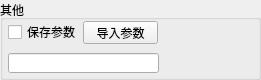
  <widget class="QGroupBox" name="groupBox_4">
   <property name="geometry">
    <rect>
     <x>717</x>
     <y>3</y>
     <width>261</width>
     <height>80</height>
    </rect>
   </property>
   <property name="title">
    <string>其他</string>
   </property>
   <widget class="QPushButton" name="pushButton_ImportParmFile">
    <property name="geometry">
     <rect>
      <x>83</x>
      <y>21</y>
      <width>75</width>
      <height>23</height>
     </rect>
    </property>
    <property name="text">
     <string>导入参数</string>
    </property>
   </widget>
   <widget class="QCheckBox" name="checkBox_SaveParmFile">
    <property name="geometry">
     <rect>
      <x>8</x>
      <y>24</y>
      <width>71</width>
      <height>16</height>
     </rect>
    </property>
    <property name="text">
     <string>保存参数</string>
    </property>
   </widget>
   <widget class="QLineEdit" name="lineEdit_ParmFileName">
    <property name="geometry">
     <rect>
      <x>8</x>
      <y>53</y>
      <width>151</width>
      <height>20</height>
     </rect>
    </property>
   </widget>
   <widget class="QLabel" name="label_RecvPackage">
    <property name="geometry">
     <rect>
      <x>165</x>
      <y>21</y>
      <width>71</width>
      <height>20</height>
     </rect>
    </property>
    <property name="text">
     <string/>
    </property>
   </widget>
   <widget class="QLabel" name="label_SendPackage">
    <property name="geometry">
     <rect>
      <x>165</x>
      <y>53</y>
      <width>71</width>
      <height>20</height>
     </rect>
    </property>
    <property name="text">
     <string/>
    </property>
   </widget>
  </widget>
